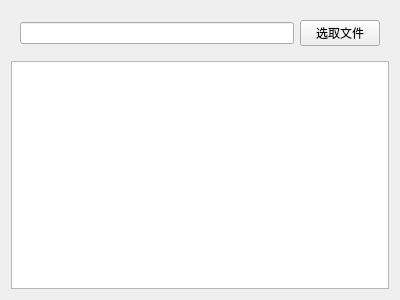
<?xml version="1.0" encoding="UTF-8"?>
<ui version="4.0">
 <class>Widget</class>
 <widget class="QWidget" name="Widget">
  <property name="geometry">
   <rect>
    <x>0</x>
    <y>0</y>
    <width>400</width>
    <height>300</height>
   </rect>
  </property>
  <property name="windowTitle">
   <string>Widget</string>
  </property>
  <layout class="QVBoxLayout" name="verticalLayout">
   <item>
    <widget class="QWidget" name="widget" native="true">
     <layout class="QHBoxLayout" name="horizontalLayout">
      <item>
       <widget class="QLineEdit" name="lineEdit"/>
      </item>
      <item>
       <widget class="QPushButton" name="pushButton">
        <property name="text">
         <string>选取文件</string>
        </property>
       </widget>
      </item>
     </layout>
    </widget>
   </item>
   <item>
    <widget class="QTextEdit" name="textEdit"/>
   </item>
  </layout>
 </widget>
 <resources/>
 <connections/>
</ui>
